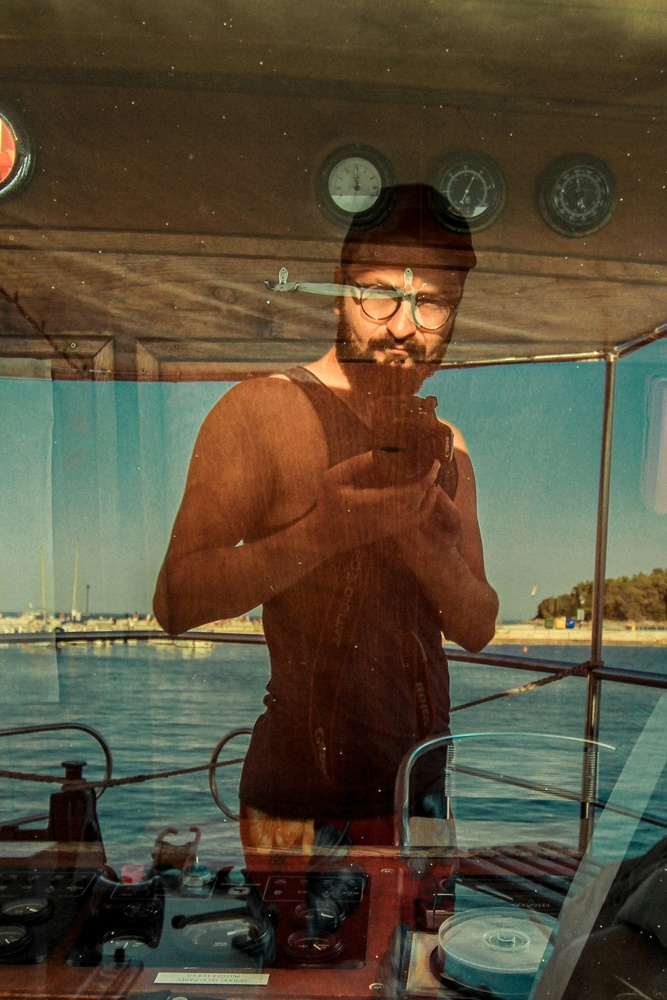
#> input picture valentin-salja-dFCn2XeKP0o-unsplash.jpg, 667 x 1000 px, shrunk from 2311 x 3467 before the run, found by its file name
$ python Noise_Blurring_Back_toback.py
#> lines starting #> are read from the running program, lines starting #| are printed output that depends on the picture
import numpy as np
import cv2
import matplotlib.pyplot as plt
# Convert the image to grayscale

image_path = '/Users/meltemballan/Documents/Image_Processing/CH4_Ballan/valentin-salja-dFCn2XeKP0o-unsplash.jpg'
gray_image = cv2.imread(image_path, cv2.IMREAD_GRAYSCALE)
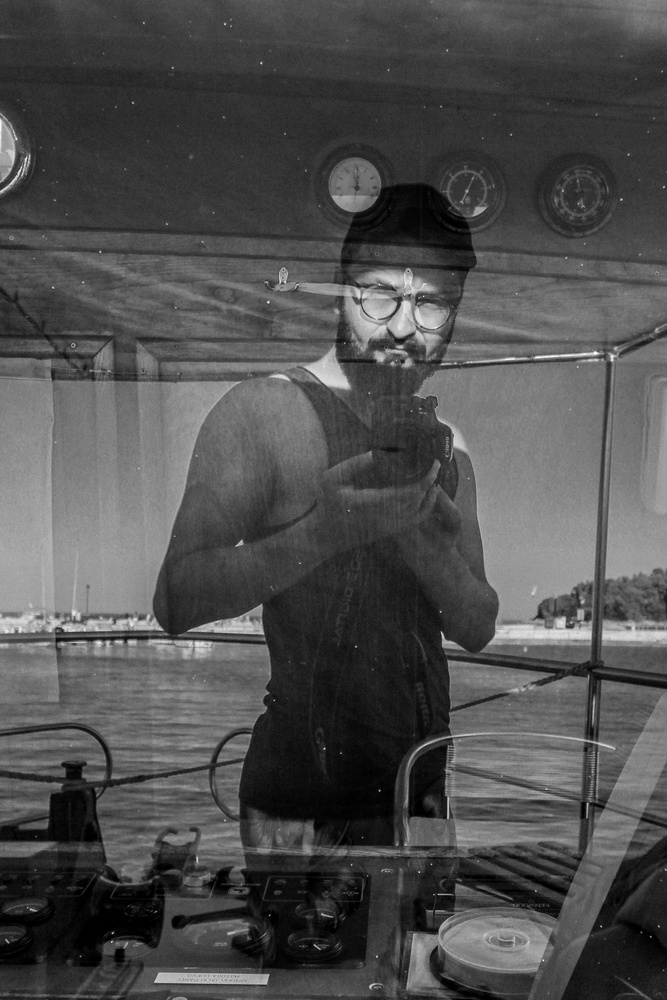
#> gray_image: shape (1000, 667); min 0, max 253, mean 78.5
# Perform the 2D Fast Fourier Transform to get the frequency transform of the image
f = np.fft.fft2(gray_image)
fshift = np.fft.fftshift(f)

# Create a low-pass filter mask for blurring
rows, cols = gray_image.shape
#> rows = 1000; cols = 667
crow, ccol = rows // 2, cols // 2
#> crow = 500; ccol = 333
mask_blur = np.zeros((rows, cols), np.uint8)
mask_blur[crow-150:crow+150, ccol-150:ccol+150] = 1

# Apply the mask to the frequency transform
fshift_blurred = fshift * mask_blur

# Create a high-pass filter mask for noise reduction
mask_noise = np.ones((rows, cols), np.uint8)
mask_noise[crow-1:crow+1, ccol-1:ccol+1] = 0

# Apply the mask to the frequency transform
fshift_denoised = fshift_blurred * mask_noise

# Perform the inverse 2D Fast Fourier Transform to get the filtered image
f_ishift = np.fft.ifftshift(fshift_denoised)
img_back = np.fft.ifft2(f_ishift)
img_back = np.abs(img_back)
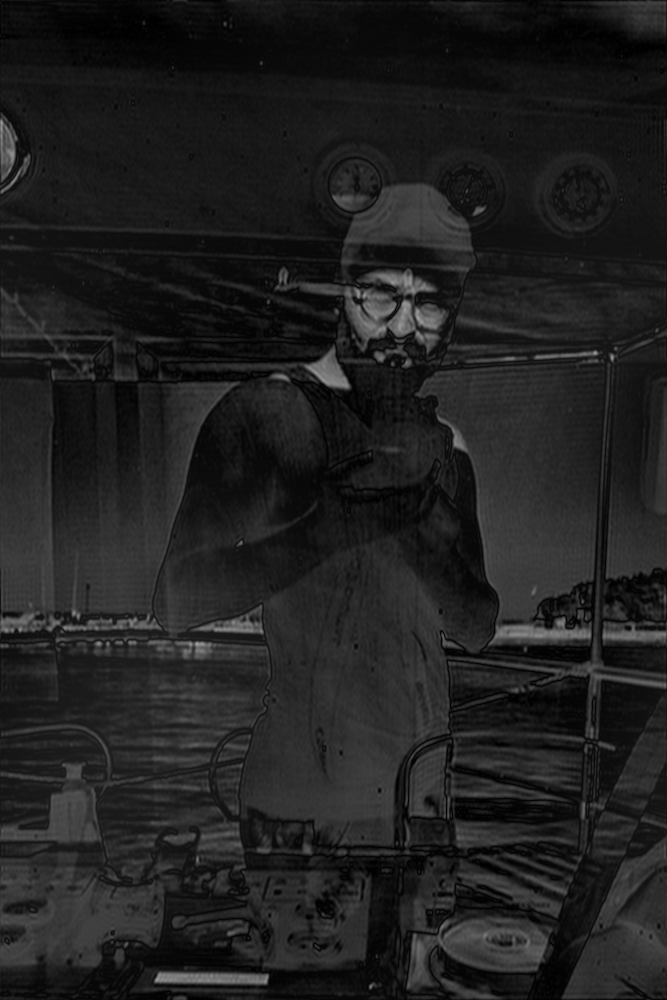
#> img_back: shape (1000, 667) float64; min 0.0506, max 161.8, mean 32.5

# Display the original and filtered images side by side
plt.figure(figsize=(15, 10), dpi=100)  # Increase figure size and resolution
plt.subplot(1, 2, 1)  # Adjust subplot layout
plt.imshow(gray_image, cmap='gray', interpolation='bicubic')  # Use bicubic interpolation
plt.title('Original Image')  # Add title
plt.xlabel('x')  # Add x label
plt.ylabel('y')  # Add y label

plt.subplot(1, 2, 2)
plt.imshow(img_back, cmap='gray', interpolation='bicubic')  # Use bicubic interpolation
plt.title('Blurred and Denoised Image')  # Add title
plt.xlabel('x')  # Add x label
plt.ylabel('y')  # Add y label

plt.tight_layout()  # Improve layout
plt.show()
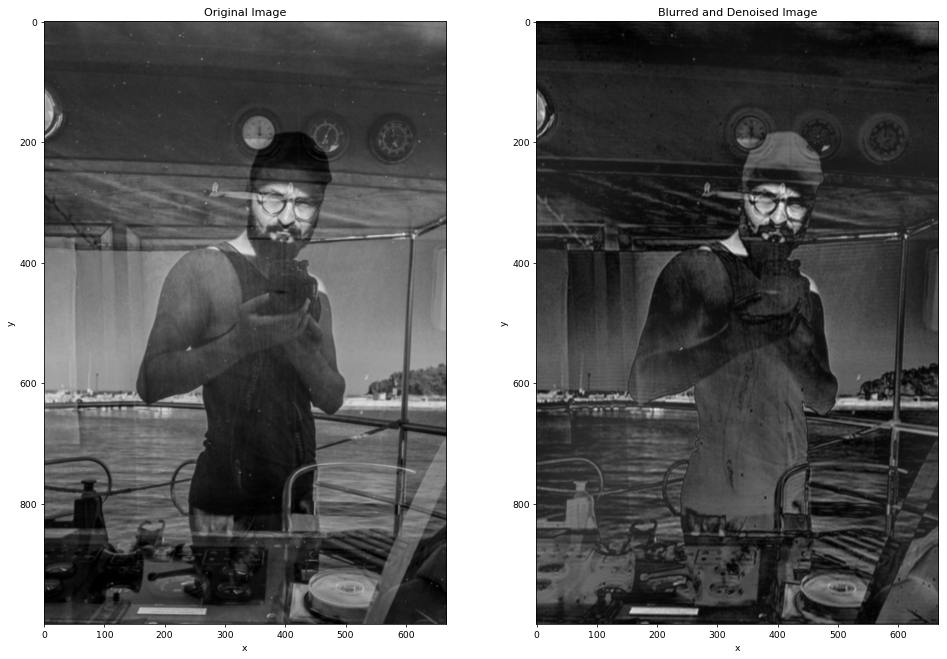
#> figure drawn by matplotlib, 2 panels

$ run again, with bundo-kim-S-TcfjrYVKo-unsplash.jpg copied over valentin-salja-dFCn2XeKP0o-unsplash.jpg
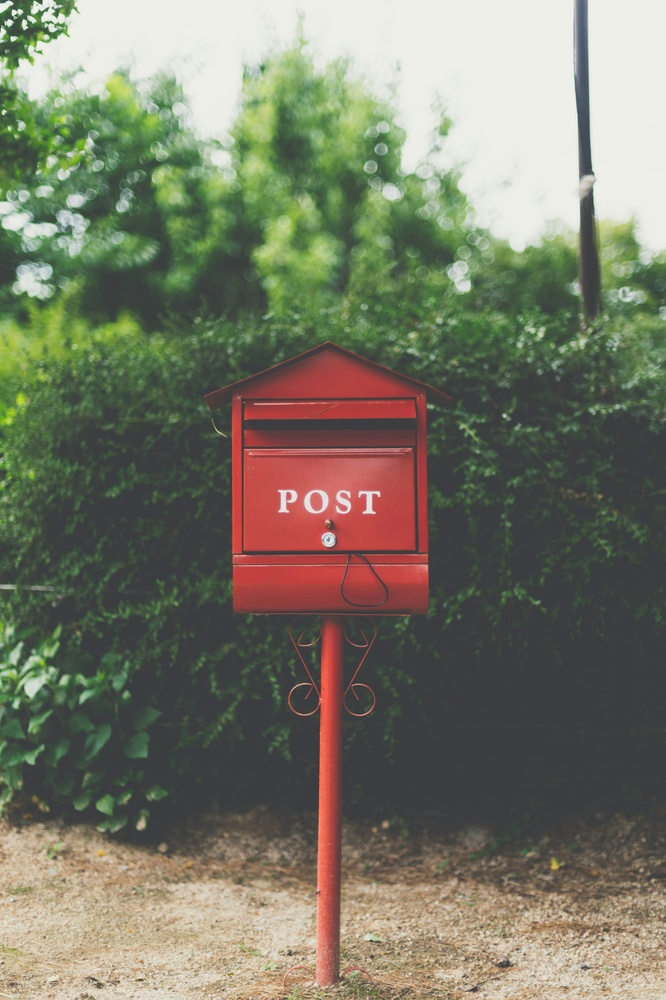
#> input picture bundo-kim-S-TcfjrYVKo-unsplash.jpg, 666 x 1000 px, shrunk from 3219 x 4836 before the run, found by its file name
#> `img_back = np.abs(img_back)`:
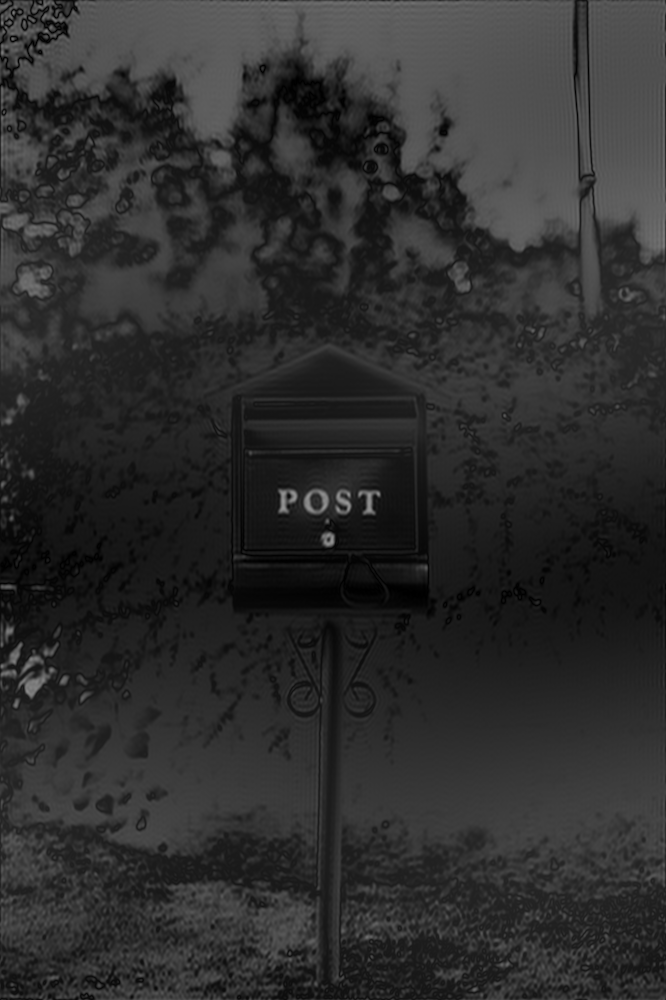
#> img_back: shape (1000, 666) float64; min 0.0654, max 150.8, mean 46.4
#> `plt.show()`:
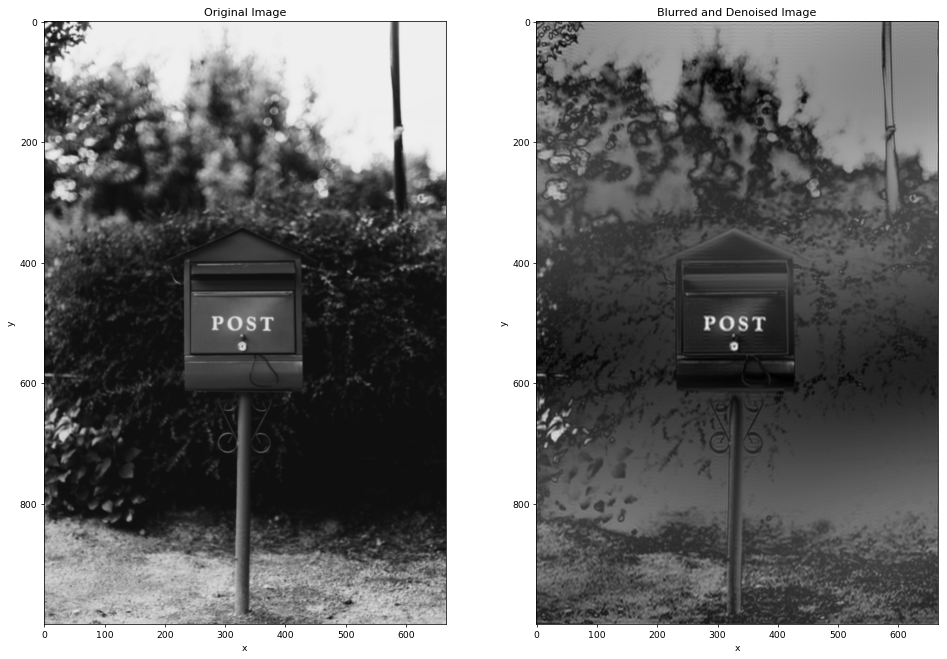
#> figure drawn by matplotlib, 2 panels
